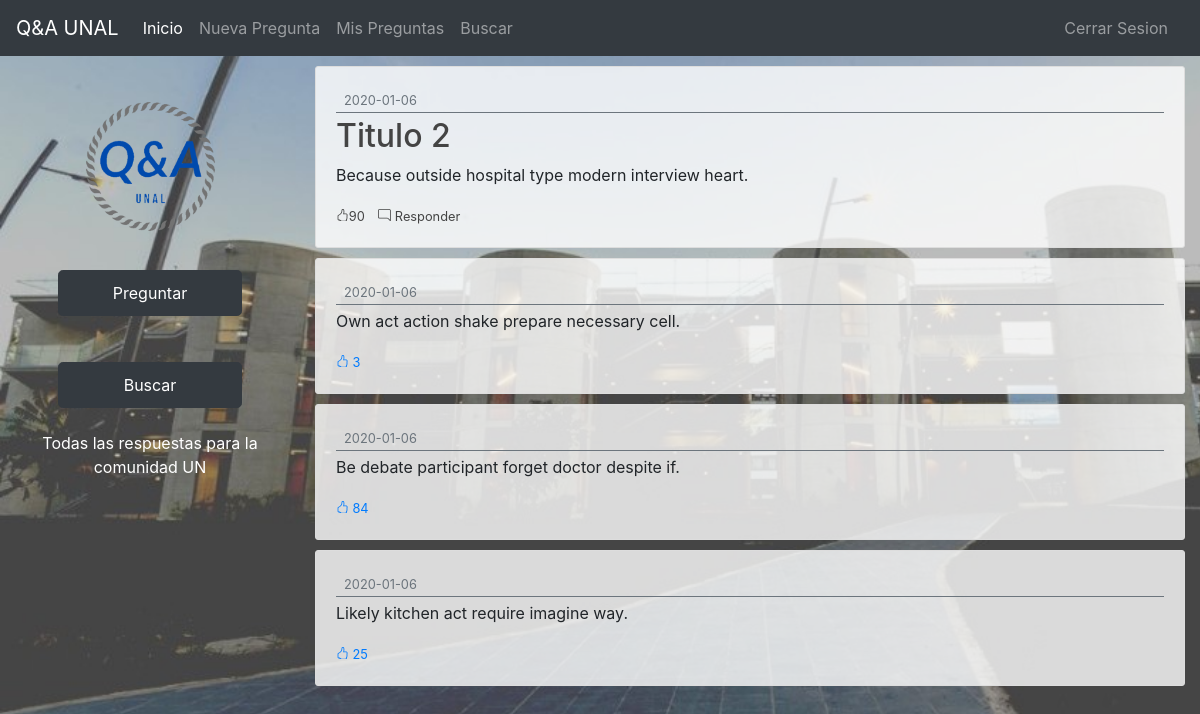
The app's page /preguntas/2 (signed in) with its own data.
### qaunal/models.py (models this page shows, shortened)
class Pregunta(db.Model):
    id = db.Column(db.Integer, primary_key=True)
    titulo = db.Column(db.String(200), nullable=False)
    date_created = db.Column(
        db.DateTime, nullable=False, default=datetime.utcnow)
    contenido = db.Column(db.Text, nullable=False)
    etiquetas = db.Column(db.String())
    resuelta = db.Column(db.Boolean(), nullable=False)
    likes = db.Column(db.Integer, nullable=False)
    user_id = db.Column(db.Integer, db.ForeignKey('user.id'), nullable=False)
    comentarios = db.relationship(
        'Comentario', backref='pregunta', lazy=True, cascade='all, delete')

class Comentario(db.Model):
    id = db.Column(db.Integer, primary_key=True)
    date_created = db.Column(
        db.DateTime, nullable=False, default=datetime.utcnow)
    contenido = db.Column(db.Text, nullable=False)
    util = db.Column(db.Boolean(), nullable=False)
    likes = db.Column(db.Integer, nullable=False)
    pregunta_id = db.Column(db.Integer, db.ForeignKey(
        'pregunta.id'), nullable=False)
    user_id = db.Column(db.Integer, db.ForeignKey('user.id'), nullable=False)

### qaunal/routes.py (the view)
@app.route('/preguntas/<int:preg_id>', methods=['GET','POST'])
@login_required
def pregunta(preg_id):
    pregunta = Pregunta.query.get_or_404(preg_id)
    comentariosPregunta = SLL_Stack()
    for comentario in pregunta.comentarios:
        comentariosPregunta.push(comentario)
    size = 0
    current = comentariosPregunta.getHead()
    while current:
        current = current.getNext()
        size += 1
    return render_template('pregunta.html', titulo="Pregunta", pregunta=pregunta, comentarios=comentariosPregunta, size=size)

### qaunal/estructuras.py (called while the page is built)
    def getData(self):
        return self.__data

    def setNext(self, node):
        self.__next = node

    def getNext(self):
        return self.__next

    def getHead(self):
        return self.__head

    def pushFront(self, item):
        newNode = Node(item)
        newNode.setNext(self.__head)
        self.__head = newNode

    def push(self, item):
        super().pushFront(item)

### qaunal/models.py (called while the page is built)
@login_manager.user_loader
def load_user(user_id):
    return User.query.get(int(user_id))

### qaunal/templates/pregunta.html (shortened to what this page needs)
{% extends "base.html" %}
{% block content %}
<article class="media content-section">
    <div class="media-body">
        <div class="article-metadata border-secondary">
            <div class="com-text">
                <div>
                    <small class="text-muted">{{ pregunta.date_created.strftime('%Y-%m-%d') }}</small>
                </div>
            </div>
        </div>
        <h2 class="article-title">{{ pregunta.titulo }}</h2>
        <p class="article-content">{{ pregunta.contenido }}</p>
        <small class="text-muted">
            <a class='article-title' href="{{ url_for('likePregunta', preg_id=pregunta.id) }}">
                {{ pregunta.likes }}</a>
        </small>
        <small class="text-muted" id="com"><a class="article-title" href="{{ url_for('postComentario', preg_id=pregunta.id) }}">
            Responder</a>
        </small>
    </div>
</article>
{% set ns = namespace(current=comentarios.getHead()) %}
{% for comentario in range(size) %}
{% if ns.current %}
<article class="media content-section">
    <div class="media-body">
        <div class="article-metadata border-secondary">
            <div class="com-text">
                <div>
                    <small class="text-muted">{{ ns.current.getData().date_created.strftime('%Y-%m-%d') }}</small>
                </div>
            </div>
        </div>
        <p class="article-content">{{ ns.current.getData().contenido }}</p>
        <small class="text-muted"><a href="{{ url_for('likeComentario', com_id=ns.current.getData().id) }}">
            {{ ns.current.getData().likes }}
            </a>
        </small>
    </div>
</article>
{% endif %}
{% set ns.current = ns.current.getNext() %}
{% endfor %}
{% endblock content %}

### qaunal/static/main.css (style rules this page uses)
.content-section { background: rgba(255, 255, 255, 0.8); padding: 20px 20px; border: 1px solid #dddddd; border-radius: 3px; margin: 10px 0px; }
.article-title { color: #444444; }
.article-content { white-space: pre-line; }
.article-metadata { padding-bottom: 1px; margin-bottom: 4px; border-bottom: 1px solid #e3e3e3; }
.com-text { display: flex; justify-content: space-between; align-items: center; }
#com { margin-left: 10px; }

### records on screen
Pregunta: date_created "2020-01-06", titulo "Titulo 2", contenido "Because outside hospital type modern interview heart.", likes "90"
Comentario: current.getData "2020-01-06", current.getData "Own act action shake prepare necessary cell.", current.getData "3"
Comentario: current.getData "2020-01-06", current.getData "Be debate participant forget doctor despite if.", current.getData "84"
Comentario: current.getData "2020-01-06", current.getData "Likely kitchen act require imagine way.", current.getData "25"
